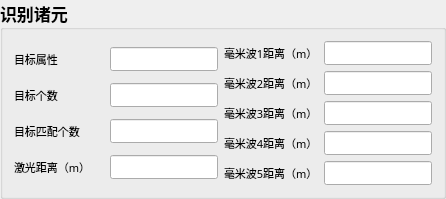
         <widget class="QGroupBox" name="groupBox_32">
          <property name="enabled">
           <bool>true</bool>
          </property>
          <property name="sizePolicy">
           <sizepolicy hsizetype="Preferred" vsizetype="Preferred">
            <horstretch>0</horstretch>
            <verstretch>0</verstretch>
           </sizepolicy>
          </property>
          <property name="minimumSize">
           <size>
            <width>0</width>
            <height>0</height>
           </size>
          </property>
          <property name="maximumSize">
           <size>
            <width>16777215</width>
            <height>16777215</height>
           </size>
          </property>
          <property name="font">
           <font>
            <family>微软雅黑</family>
            <pointsize>13</pointsize>
            <weight>75</weight>
            <bold>true</bold>
           </font>
          </property>
          <property name="mouseTracking">
           <bool>false</bool>
          </property>
          <property name="title">
           <string>识别诸元</string>
          </property>
          <property name="flat">
           <bool>false</bool>
          </property>
          <property name="checkable">
           <bool>false</bool>
          </property>
          <layout class="QGridLayout" name="gridLayout_26">
           <item row="0" column="0">
            <layout class="QGridLayout" name="gridLayout_25">
             <item row="0" column="0">
              <layout class="QGridLayout" name="gridLayout_20">
               <item row="0" column="0">
                <layout class="QHBoxLayout" name="horizontalLayout_89">
                 <item>
                  <widget class="QLabel" name="label_74">
                   <property name="minimumSize">
                    <size>
                     <width>90</width>
                     <height>0</height>
                    </size>
                   </property>
                   <property name="font">
                    <font>
                     <pointsize>8</pointsize>
                     <weight>50</weight>
                     <bold>false</bold>
                    </font>
                   </property>
                   <property name="text">
                    <string>目标属性</string>
                   </property>
                  </widget>
                 </item>
                 <item>
                  <widget class="QLineEdit" name="lineEdit_TargetAttribute">
                   <property name="font">
                    <font>
                     <pointsize>8</pointsize>
                     <weight>50</weight>
                     <bold>false</bold>
                    </font>
                   </property>
                  </widget>
                 </item>
                </layout>
               </item>
               <item row="1" column="0">
                <layout class="QHBoxLayout" name="horizontalLayout_90">
                 <item>
                  <widget class="QLabel" name="label_75">
                   <property name="minimumSize">
                    <size>
                     <width>90</width>
                     <height>0</height>
                    </size>
                   </property>
                   <property name="font">
                    <font>
                     <pointsize>8</pointsize>
                     <weight>50</weight>
                     <bold>false</bold>
                    </font>
                   </property>
                   <property name="text">
                    <string>目标个数</string>
                   </property>
                  </widget>
                 </item>
                 <item>
                  <widget class="QLineEdit" name="lineEdit_NumberOfTargets">
                   <property name="font">
                    <font>
                     <pointsize>8</pointsize>
                     <weight>50</weight>
                     <bold>false</bold>
                    </font>
                   </property>
                  </widget>
                 </item>
                </layout>
               </item>
               <item row="2" column="0">
                <layout class="QHBoxLayout" name="horizontalLayout_91">
                 <item>
                  <widget class="QLabel" name="label_76">
                   <property name="minimumSize">
                    <size>
                     <width>90</width>
                     <height>0</height>
                    </size>
                   </property>
                   <property name="font">
                    <font>
                     <pointsize>8</pointsize>
                     <weight>50</weight>
                     <bold>false</bold>
                    </font>
                   </property>
                   <property name="text">
                    <string>目标匹配个数</string>
                   </property>
                  </widget>
                 </item>
                 <item>
                  <widget class="QLineEdit" name="lineEdit_NumberOfTargetMatches">
                   <property name="font">
                    <font>
                     <pointsize>8</pointsize>
                     <weight>50</weight>
                     <bold>false</bold>
                    </font>
                   </property>
                  </widget>
                 </item>
                </layout>
               </item>
               <item row="3" column="0">
                <layout class="QHBoxLayout" name="horizontalLayout_92">
                 <item>
                  <widget class="QLabel" name="label_77">
                   <property name="minimumSize">
                    <size>
                     <width>90</width>
                     <height>0</height>
                    </size>
                   </property>
                   <property name="font">
                    <font>
                     <pointsize>8</pointsize>
                     <weight>50</weight>
                     <bold>false</bold>
                    </font>
                   </property>
                   <property name="text">
                    <string>激光距离（m）</string>
                   </property>
                  </widget>
                 </item>
                 <item>
                  <widget class="QLineEdit" name="lineEdit_LaserDistance">
                   <property name="font">
                    <font>
                     <pointsize>8</pointsize>
                     <weight>50</weight>
                     <bold>false</bold>
                    </font>
                   </property>
                  </widget>
                 </item>
                </layout>
               </item>
              </layout>
             </item>
             <item row="0" column="1">
              <layout class="QVBoxLayout" name="verticalLayout_27">
               <item>
                <layout class="QHBoxLayout" name="horizontalLayout_93">
                 <item>
                  <widget class="QLabel" name="label_78">
                   <property name="minimumSize">
                    <size>
                     <width>90</width>
                     <height>0</height>
                    </size>
                   </property>
                   <property name="font">
                    <font>
                     <pointsize>8</pointsize>
                     <weight>50</weight>
                     <bold>false</bold>
                    </font>
                   </property>
                   <property name="text">
                    <string>毫米波1距离（m）</string>
                   </property>
                  </widget>
                 </item>
                 <item>
                  <widget class="QLineEdit" name="lineEdit_MillimeterWaveDistance1">
                   <property name="font">
                    <font>
                     <pointsize>8</pointsize>
                     <weight>50</weight>
                     <bold>false</bold>
                    </font>
                   </property>
                  </widget>
                 </item>
                </layout>
               </item>
               <item>
                <layout class="QHBoxLayout" name="horizontalLayout_94">
                 <item>
                  <widget class="QLabel" name="label_79">
                   <property name="minimumSize">
                    <size>
                     <width>90</width>
                     <height>0</height>
                    </size>
                   </property>
                   <property name="font">
                    <font>
                     <pointsize>8</pointsize>
                     <weight>50</weight>
                     <bold>false</bold>
                    </font>
                   </property>
                   <property name="text">
                    <string>毫米波2距离（m）</string>
                   </property>
                  </widget>
                 </item>
                 <item>
                  <widget class="QLineEdit" name="lineEdit_MillimeterWaveDistance2">
                   <property name="font">
                    <font>
                     <pointsize>8</pointsize>
                     <weight>50</weight>
                     <bold>false</bold>
                    </font>
                   </property>
                  </widget>
                 </item>
                </layout>
               </item>
               <item>
                <layout class="QHBoxLayout" name="horizontalLayout_95">
                 <item>
                  <widget class="QLabel" name="label_80">
                   <property name="minimumSize">
                    <size>
                     <width>90</width>
                     <height>0</height>
                    </size>
                   </property>
                   <property name="font">
                    <font>
                     <pointsize>8</pointsize>
                     <weight>50</weight>
                     <bold>false</bold>
                    </font>
                   </property>
                   <property name="text">
                    <string>毫米波3距离（m）</string>
                   </property>
                  </widget>
                 </item>
                 <item>
                  <widget class="QLineEdit" name="lineEdit_MillimeterWaveDistance3">
                   <property name="font">
                    <font>
                     <pointsize>8</pointsize>
                     <weight>50</weight>
                     <bold>false</bold>
                    </font>
                   </property>
                  </widget>
                 </item>
                </layout>
               </item>
               <item>
                <layout class="QHBoxLayout" name="horizontalLayout_97">
                 <item>
                  <widget class="QLabel" name="label_82">
                   <property name="minimumSize">
                    <size>
                     <width>90</width>
                     <height>0</height>
                    </size>
                   </property>
                   <property name="font">
                    <font>
                     <pointsize>8</pointsize>
                     <weight>50</weight>
                     <bold>false</bold>
                    </font>
                   </property>
                   <property name="text">
                    <string>毫米波4距离（m）</string>
                   </property>
                  </widget>
                 </item>
                 <item>
                  <widget class="QLineEdit" name="lineEdit_MillimeterWaveDistance4">
                   <property name="font">
                    <font>
                     <pointsize>8</pointsize>
                     <weight>50</weight>
                     <bold>false</bold>
                    </font>
                   </property>
                  </widget>
                 </item>
                </layout>
               </item>
               <item>
                <layout class="QHBoxLayout" name="horizontalLayout_98">
                 <item>
                  <widget class="QLabel" name="label_83">
                   <property name="minimumSize">
                    <size>
                     <width>90</width>
                     <height>0</height>
                    </size>
                   </property>
                   <property name="font">
                    <font>
                     <pointsize>8</pointsize>
                     <weight>50</weight>
                     <bold>false</bold>
                    </font>
                   </property>
                   <property name="text">
                    <string>毫米波5距离（m）</string>
                   </property>
                  </widget>
                 </item>
                 <item>
                  <widget class="QLineEdit" name="lineEdit_MillimeterWaveDistance5">
                   <property name="font">
                    <font>
                     <pointsize>8</pointsize>
                     <weight>50</weight>
                     <bold>false</bold>
                    </font>
                   </property>
                  </widget>
                 </item>
                </layout>
               </item>
              </layout>
             </item>
            </layout>
           </item>
          </layout>
         </widget>
